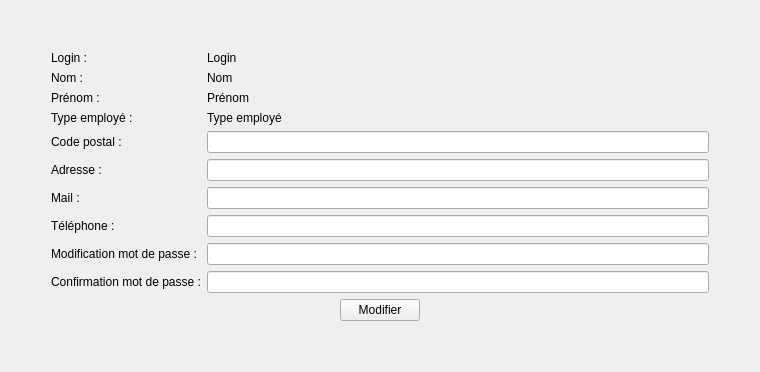
      <widget class="QWidget" name="tab">
       <attribute name="icon">
        <iconset resource="resources.qrc">
         <normaloff>:/new/prefix1/person</normaloff>:/new/prefix1/person</iconset>
       </attribute>
       <attribute name="title">
        <string>Mes informations</string>
       </attribute>
       <layout class="QVBoxLayout" name="verticalLayout_12">
        <item>
         <spacer name="verticalSpacer">
          <property name="orientation">
           <enum>Qt::Vertical</enum>
          </property>
          <property name="sizeHint" stdset="0">
           <size>
            <width>20</width>
            <height>40</height>
           </size>
          </property>
         </spacer>
        </item>
        <item>
         <layout class="QHBoxLayout" name="horizontalLayout_4">
          <item>
           <spacer name="horizontalSpacer_25">
            <property name="orientation">
             <enum>Qt::Horizontal</enum>
            </property>
            <property name="sizeHint" stdset="0">
             <size>
              <width>40</width>
              <height>20</height>
             </size>
            </property>
           </spacer>
          </item>
          <item>
           <layout class="QFormLayout" name="formLayout">
            <item row="0" column="0">
             <widget class="QLabel" name="label_21">
              <property name="text">
               <string>Login :</string>
              </property>
             </widget>
            </item>
            <item row="0" column="1">
             <widget class="QLabel" name="label_login">
              <property name="text">
               <string>Login</string>
              </property>
             </widget>
            </item>
            <item row="1" column="0">
             <widget class="QLabel" name="label_22">
              <property name="text">
               <string>Nom :</string>
              </property>
             </widget>
            </item>
            <item row="1" column="1">
             <widget class="QLabel" name="label_nom">
              <property name="text">
               <string>Nom</string>
              </property>
             </widget>
            </item>
            <item row="2" column="0">
             <widget class="QLabel" name="label_23">
              <property name="text">
               <string>Prénom :</string>
              </property>
             </widget>
            </item>
            <item row="2" column="1">
             <widget class="QLabel" name="label_prenom">
              <property name="text">
               <string>Prénom</string>
              </property>
             </widget>
            </item>
            <item row="3" column="0">
             <widget class="QLabel" name="label_15">
              <property name="text">
               <string>Type employé :</string>
              </property>
             </widget>
            </item>
            <item row="3" column="1">
             <widget class="QLabel" name="label_typeEmploye">
              <property name="text">
               <string>Type employé</string>
              </property>
             </widget>
            </item>
            <item row="4" column="0">
             <widget class="QLabel" name="label_24">
              <property name="text">
               <string>Code postal :</string>
              </property>
             </widget>
            </item>
            <item row="4" column="1">
             <widget class="QLineEdit" name="lineEdit_cp">
              <property name="styleSheet">
               <string notr="true">min-width:500px;</string>
              </property>
             </widget>
            </item>
            <item row="5" column="0">
             <widget class="QLabel" name="label_25">
              <property name="text">
               <string>Adresse :</string>
              </property>
             </widget>
            </item>
            <item row="5" column="1">
             <widget class="QLineEdit" name="lineEdit_adresse">
              <property name="styleSheet">
               <string notr="true">min-width:500px;</string>
              </property>
             </widget>
            </item>
            <item row="6" column="0">
             <widget class="QLabel" name="label_26">
              <property name="text">
               <string>Mail :</string>
              </property>
             </widget>
            </item>
            <item row="6" column="1">
             <widget class="QLineEdit" name="lineEdit_mail">
              <property name="styleSheet">
               <string notr="true">min-width:500px;</string>
              </property>
             </widget>
            </item>
            <item row="7" column="0">
             <widget class="QLabel" name="label_27">
              <property name="text">
               <string>Téléphone :</string>
              </property>
             </widget>
            </item>
            <item row="7" column="1">
             <widget class="QLineEdit" name="lineEdit_telephone">
              <property name="styleSheet">
               <string notr="true">min-width:500px;</string>
              </property>
             </widget>
            </item>
            <item row="8" column="0">
             <widget class="QLabel" name="label_16">
              <property name="text">
               <string>Modification mot de passe :</string>
              </property>
             </widget>
            </item>
            <item row="8" column="1">
             <widget class="QLineEdit" name="lineEdit_changemenMdp">
              <property name="styleSheet">
               <string notr="true">min-width:500px;</string>
              </property>
              <property name="echoMode">
               <enum>QLineEdit::Password</enum>
              </property>
             </widget>
            </item>
            <item row="9" column="0">
             <widget class="QLabel" name="label_confirmationMdp">
              <property name="text">
               <string>Confirmation mot de passe :</string>
              </property>
             </widget>
            </item>
            <item row="9" column="1">
             <widget class="QLineEdit" name="lineEdit_confirmationMdp">
              <property name="styleSheet">
               <string notr="true">min-width:500px;</string>
              </property>
              <property name="echoMode">
               <enum>QLineEdit::Password</enum>
              </property>
             </widget>
            </item>
           </layout>
          </item>
          <item>
           <spacer name="horizontalSpacer_26">
            <property name="orientation">
             <enum>Qt::Horizontal</enum>
            </property>
            <property name="sizeHint" stdset="0">
             <size>
              <width>40</width>
              <height>20</height>
             </size>
            </property>
           </spacer>
          </item>
         </layout>
        </item>
        <item>
         <layout class="QHBoxLayout" name="horizontalLayout_9">
          <item>
           <spacer name="horizontalSpacer_27">
            <property name="orientation">
             <enum>Qt::Horizontal</enum>
            </property>
            <property name="sizeHint" stdset="0">
             <size>
              <width>40</width>
              <height>20</height>
             </size>
            </property>
           </spacer>
          </item>
          <item>
           <widget class="QPushButton" name="pushButton_modifierInformations">
            <property name="text">
             <string>Modifier</string>
            </property>
            <property name="icon">
             <iconset resource="resources.qrc">
              <normaloff>:/new/prefix1/modify</normaloff>:/new/prefix1/modify</iconset>
            </property>
           </widget>
          </item>
          <item>
           <spacer name="horizontalSpacer_28">
            <property name="orientation">
             <enum>Qt::Horizontal</enum>
            </property>
            <property name="sizeHint" stdset="0">
             <size>
              <width>40</width>
              <height>20</height>
             </size>
            </property>
           </spacer>
          </item>
         </layout>
        </item>
        <item>
         <spacer name="verticalSpacer_2">
          <property name="orientation">
           <enum>Qt::Vertical</enum>
          </property>
          <property name="sizeHint" stdset="0">
           <size>
            <width>20</width>
            <height>40</height>
           </size>
          </property>
         </spacer>
        </item>
       </layout>
      </widget>
